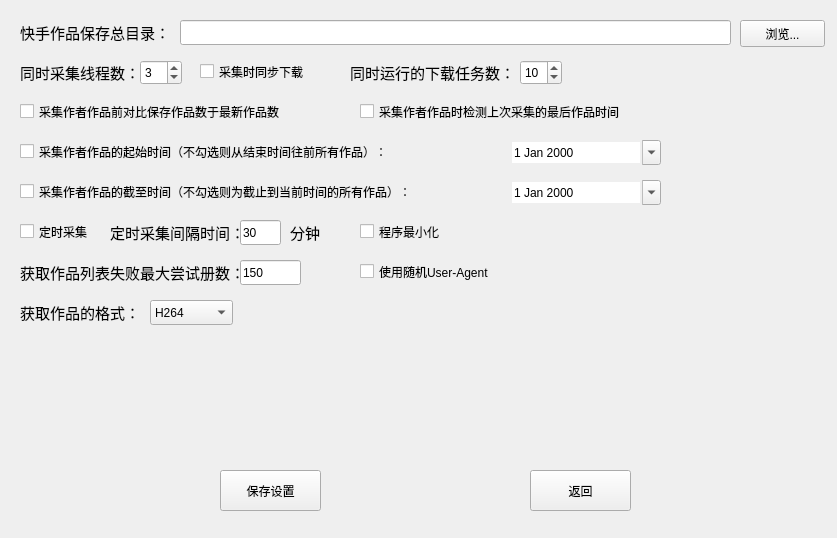
<?xml version="1.0" encoding="UTF-8"?>
<ui version="4.0">
 <class>mainWindow</class>
 <widget class="QMainWindow" name="mainWindow">
  <property name="geometry">
   <rect>
    <x>0</x>
    <y>0</y>
    <width>837</width>
    <height>538</height>
   </rect>
  </property>
  <property name="windowTitle">
   <string>选项设置</string>
  </property>
  <widget class="QWidget" name="centralwidget">
   <widget class="QLabel" name="label">
    <property name="geometry">
     <rect>
      <x>20</x>
      <y>20</y>
      <width>151</width>
      <height>25</height>
     </rect>
    </property>
    <property name="font">
     <font>
      <pointsize>11</pointsize>
     </font>
    </property>
    <property name="text">
     <string>快手作品保存总目录：</string>
    </property>
   </widget>
   <widget class="QLineEdit" name="lineEdit">
    <property name="geometry">
     <rect>
      <x>180</x>
      <y>20</y>
      <width>551</width>
      <height>25</height>
     </rect>
    </property>
   </widget>
   <widget class="QPushButton" name="pushButton">
    <property name="geometry">
     <rect>
      <x>740</x>
      <y>20</y>
      <width>85</width>
      <height>27</height>
     </rect>
    </property>
    <property name="text">
     <string>浏览...</string>
    </property>
   </widget>
   <widget class="QLabel" name="label_2">
    <property name="geometry">
     <rect>
      <x>20</x>
      <y>60</y>
      <width>151</width>
      <height>25</height>
     </rect>
    </property>
    <property name="font">
     <font>
      <pointsize>11</pointsize>
     </font>
    </property>
    <property name="text">
     <string>同时采集线程数：</string>
    </property>
   </widget>
   <widget class="QSpinBox" name="spinBox">
    <property name="geometry">
     <rect>
      <x>140</x>
      <y>60</y>
      <width>42</width>
      <height>25</height>
     </rect>
    </property>
    <property name="value">
     <number>3</number>
    </property>
   </widget>
   <widget class="QCheckBox" name="checkBox">
    <property name="geometry">
     <rect>
      <x>200</x>
      <y>60</y>
      <width>131</width>
      <height>23</height>
     </rect>
    </property>
    <property name="text">
     <string>采集时同步下载</string>
    </property>
   </widget>
   <widget class="QSpinBox" name="spinBox_2">
    <property name="geometry">
     <rect>
      <x>520</x>
      <y>60</y>
      <width>42</width>
      <height>25</height>
     </rect>
    </property>
    <property name="value">
     <number>10</number>
    </property>
   </widget>
   <widget class="QLabel" name="label_3">
    <property name="geometry">
     <rect>
      <x>350</x>
      <y>60</y>
      <width>161</width>
      <height>25</height>
     </rect>
    </property>
    <property name="font">
     <font>
      <pointsize>11</pointsize>
     </font>
    </property>
    <property name="text">
     <string>同时运行的下载任务数：</string>
    </property>
   </widget>
   <widget class="QCheckBox" name="checkBox_2">
    <property name="geometry">
     <rect>
      <x>20</x>
      <y>100</y>
      <width>331</width>
      <height>23</height>
     </rect>
    </property>
    <property name="text">
     <string>采集作者作品前对比保存作品数于最新作品数</string>
    </property>
   </widget>
   <widget class="QCheckBox" name="checkBox_3">
    <property name="geometry">
     <rect>
      <x>360</x>
      <y>100</y>
      <width>331</width>
      <height>23</height>
     </rect>
    </property>
    <property name="text">
     <string>采集作者作品时检测上次采集的最后作品时间</string>
    </property>
   </widget>
   <widget class="QCheckBox" name="checkBox_4">
    <property name="geometry">
     <rect>
      <x>20</x>
      <y>140</y>
      <width>461</width>
      <height>23</height>
     </rect>
    </property>
    <property name="text">
     <string>采集作者作品的起始时间（不勾选则从结束时间往前所有作品）：</string>
    </property>
   </widget>
   <widget class="QCheckBox" name="checkBox_5">
    <property name="geometry">
     <rect>
      <x>20</x>
      <y>180</y>
      <width>491</width>
      <height>23</height>
     </rect>
    </property>
    <property name="text">
     <string>采集作者作品的截至时间（不勾选则为截止到当前时间的所有作品）：</string>
    </property>
   </widget>
   <widget class="QDateEdit" name="dateEdit">
    <property name="geometry">
     <rect>
      <x>510</x>
      <y>140</y>
      <width>151</width>
      <height>25</height>
     </rect>
    </property>
    <property name="wrapping">
     <bool>false</bool>
    </property>
    <property name="frame">
     <bool>false</bool>
    </property>
    <property name="showGroupSeparator" stdset="0">
     <bool>false</bool>
    </property>
    <property name="calendarPopup">
     <bool>true</bool>
    </property>
   </widget>
   <widget class="QDateEdit" name="dateEdit_2">
    <property name="geometry">
     <rect>
      <x>510</x>
      <y>180</y>
      <width>151</width>
      <height>25</height>
     </rect>
    </property>
    <property name="wrapping">
     <bool>false</bool>
    </property>
    <property name="frame">
     <bool>false</bool>
    </property>
    <property name="showGroupSeparator" stdset="0">
     <bool>false</bool>
    </property>
    <property name="calendarPopup">
     <bool>true</bool>
    </property>
   </widget>
   <widget class="QCheckBox" name="checkBox_6">
    <property name="geometry">
     <rect>
      <x>20</x>
      <y>220</y>
      <width>91</width>
      <height>23</height>
     </rect>
    </property>
    <property name="text">
     <string>定时采集</string>
    </property>
   </widget>
   <widget class="QLabel" name="label_4">
    <property name="geometry">
     <rect>
      <x>110</x>
      <y>220</y>
      <width>151</width>
      <height>25</height>
     </rect>
    </property>
    <property name="font">
     <font>
      <pointsize>11</pointsize>
     </font>
    </property>
    <property name="text">
     <string>定时采集间隔时间：</string>
    </property>
   </widget>
   <widget class="QLineEdit" name="lineEdit_2">
    <property name="geometry">
     <rect>
      <x>240</x>
      <y>220</y>
      <width>41</width>
      <height>25</height>
     </rect>
    </property>
    <property name="text">
     <string>30</string>
    </property>
   </widget>
   <widget class="QLabel" name="label_5">
    <property name="geometry">
     <rect>
      <x>290</x>
      <y>220</y>
      <width>41</width>
      <height>25</height>
     </rect>
    </property>
    <property name="font">
     <font>
      <pointsize>11</pointsize>
     </font>
    </property>
    <property name="text">
     <string>分钟</string>
    </property>
   </widget>
   <widget class="QCheckBox" name="checkBox_7">
    <property name="geometry">
     <rect>
      <x>360</x>
      <y>220</y>
      <width>111</width>
      <height>23</height>
     </rect>
    </property>
    <property name="text">
     <string>程序最小化</string>
    </property>
   </widget>
   <widget class="QCheckBox" name="checkBox_9">
    <property name="geometry">
     <rect>
      <x>360</x>
      <y>260</y>
      <width>161</width>
      <height>23</height>
     </rect>
    </property>
    <property name="text">
     <string>使用随机User-Agent</string>
    </property>
   </widget>
   <widget class="QLineEdit" name="lineEdit_3">
    <property name="geometry">
     <rect>
      <x>240</x>
      <y>260</y>
      <width>61</width>
      <height>25</height>
     </rect>
    </property>
    <property name="text">
     <string>150</string>
    </property>
   </widget>
   <widget class="QLabel" name="label_6">
    <property name="geometry">
     <rect>
      <x>20</x>
      <y>260</y>
      <width>221</width>
      <height>25</height>
     </rect>
    </property>
    <property name="font">
     <font>
      <pointsize>11</pointsize>
     </font>
    </property>
    <property name="text">
     <string>获取作品列表失败最大尝试册数：</string>
    </property>
   </widget>
   <widget class="QPushButton" name="pushButton_2">
    <property name="geometry">
     <rect>
      <x>220</x>
      <y>470</y>
      <width>101</width>
      <height>41</height>
     </rect>
    </property>
    <property name="text">
     <string>保存设置</string>
    </property>
   </widget>
   <widget class="QPushButton" name="pushButton_3">
    <property name="geometry">
     <rect>
      <x>530</x>
      <y>470</y>
      <width>101</width>
      <height>41</height>
     </rect>
    </property>
    <property name="text">
     <string>返回</string>
    </property>
   </widget>
   <widget class="QComboBox" name="comboBox">
    <property name="geometry">
     <rect>
      <x>150</x>
      <y>300</y>
      <width>83</width>
      <height>25</height>
     </rect>
    </property>
    <property name="contextMenuPolicy">
     <enum>Qt::DefaultContextMenu</enum>
    </property>
    <item>
     <property name="text">
      <string>H264</string>
     </property>
    </item>
    <item>
     <property name="text">
      <string>H265</string>
     </property>
    </item>
   </widget>
   <widget class="QLabel" name="label_7">
    <property name="geometry">
     <rect>
      <x>20</x>
      <y>300</y>
      <width>131</width>
      <height>25</height>
     </rect>
    </property>
    <property name="font">
     <font>
      <pointsize>11</pointsize>
     </font>
    </property>
    <property name="text">
     <string>获取作品的格式：</string>
    </property>
   </widget>
  </widget>
 </widget>
 <resources/>
 <connections/>
</ui>
